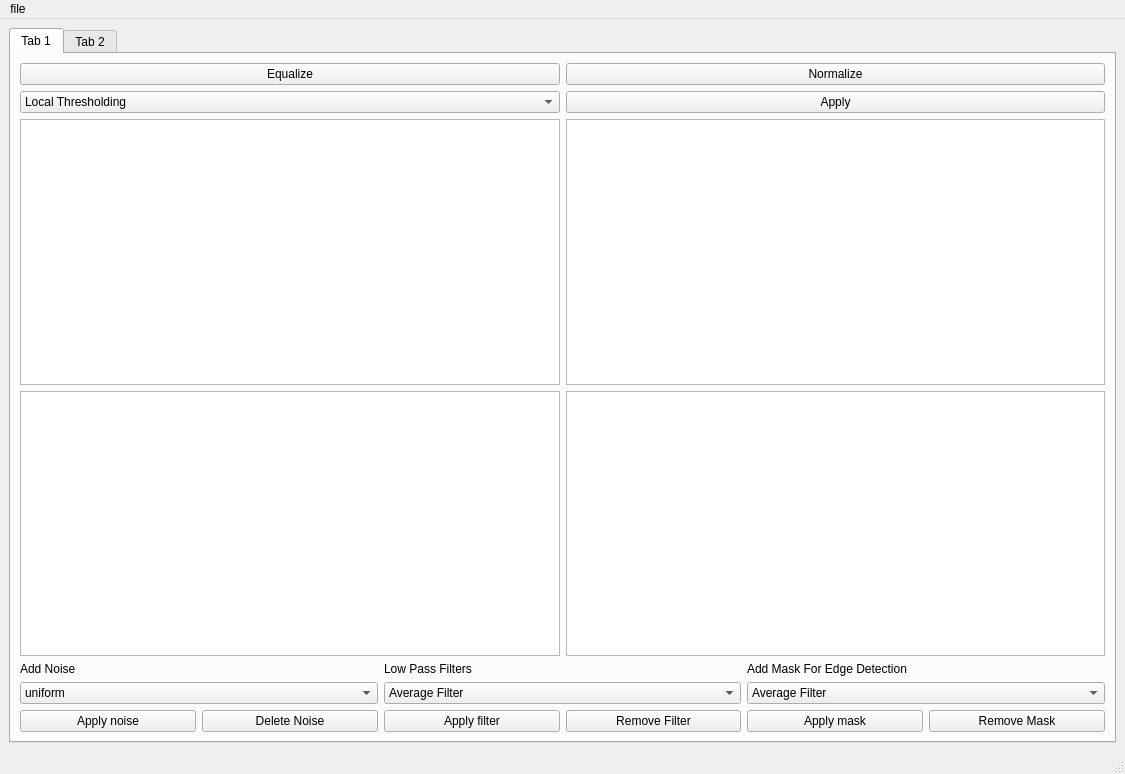
<?xml version="1.0" encoding="UTF-8"?>
<ui version="4.0">
 <class>MainWindow</class>
 <widget class="QMainWindow" name="MainWindow">
  <property name="geometry">
   <rect>
    <x>0</x>
    <y>0</y>
    <width>1125</width>
    <height>774</height>
   </rect>
  </property>
  <property name="windowTitle">
   <string>MainWindow</string>
  </property>
  <widget class="QWidget" name="centralwidget">
   <layout class="QGridLayout" name="gridLayout">
    <item row="0" column="0">
     <widget class="QTabWidget" name="tabWidget">
      <property name="currentIndex">
       <number>0</number>
      </property>
      <widget class="QWidget" name="tab">
       <attribute name="title">
        <string>Tab 1</string>
       </attribute>
       <layout class="QVBoxLayout" name="verticalLayout">
        <item>
         <layout class="QHBoxLayout" name="horizontalLayout_7">
          <property name="spacing">
           <number>6</number>
          </property>
          <property name="sizeConstraint">
           <enum>QLayout::SetFixedSize</enum>
          </property>
          <property name="leftMargin">
           <number>0</number>
          </property>
          <property name="topMargin">
           <number>0</number>
          </property>
          <property name="bottomMargin">
           <number>0</number>
          </property>
          <item>
           <widget class="QPushButton" name="pushButton_5">
            <property name="text">
             <string>Equalize</string>
            </property>
           </widget>
          </item>
          <item>
           <widget class="QPushButton" name="pushButton_6">
            <property name="text">
             <string>Normalize</string>
            </property>
           </widget>
          </item>
         </layout>
        </item>
        <item>
         <layout class="QHBoxLayout" name="horizontalLayout_8">
          <item>
           <widget class="QComboBox" name="comboBox_2">
            <item>
             <property name="text">
              <string>Local Thresholding</string>
             </property>
            </item>
            <item>
             <property name="text">
              <string>Global Thresholding</string>
             </property>
            </item>
           </widget>
          </item>
          <item>
           <widget class="QPushButton" name="pushButton_7">
            <property name="text">
             <string>Apply</string>
            </property>
           </widget>
          </item>
         </layout>
        </item>
        <item>
         <layout class="QGridLayout" name="gridLayout_2">
          <item row="0" column="0">
           <widget class="QGraphicsView" name="graphicsView_2"/>
          </item>
          <item row="0" column="1">
           <widget class="QGraphicsView" name="graphicsView_3"/>
          </item>
          <item row="1" column="0">
           <widget class="QGraphicsView" name="graphicsView_4"/>
          </item>
          <item row="1" column="1">
           <widget class="QGraphicsView" name="graphicsView"/>
          </item>
         </layout>
        </item>
        <item>
         <layout class="QHBoxLayout" name="horizontalLayout_6">
          <item>
           <layout class="QVBoxLayout" name="verticalLayout_2">
            <item>
             <widget class="QLabel" name="label_3">
              <property name="text">
               <string>Add Noise</string>
              </property>
             </widget>
            </item>
            <item>
             <widget class="QComboBox" name="comboBox">
              <item>
               <property name="text">
                <string>uniform</string>
               </property>
              </item>
              <item>
               <property name="text">
                <string>gaussian</string>
               </property>
              </item>
              <item>
               <property name="text">
                <string>salt &amp; pepper</string>
               </property>
              </item>
             </widget>
            </item>
            <item>
             <layout class="QHBoxLayout" name="horizontalLayout">
              <item>
               <widget class="QPushButton" name="pushButton">
                <property name="text">
                 <string>Apply noise</string>
                </property>
               </widget>
              </item>
              <item>
               <widget class="QPushButton" name="pushButton_2">
                <property name="text">
                 <string>Delete Noise</string>
                </property>
               </widget>
              </item>
             </layout>
            </item>
           </layout>
          </item>
          <item>
           <layout class="QVBoxLayout" name="verticalLayout_3">
            <item>
             <widget class="QLabel" name="label_4">
              <property name="text">
               <string>Low Pass Filters</string>
              </property>
             </widget>
            </item>
            <item>
             <widget class="QComboBox" name="filter_combo_box">
              <item>
               <property name="text">
                <string>Average Filter</string>
               </property>
              </item>
              <item>
               <property name="text">
                <string>Gaussian Filter</string>
               </property>
              </item>
              <item>
               <property name="text">
                <string>Median Filter</string>
               </property>
              </item>
             </widget>
            </item>
            <item>
             <layout class="QHBoxLayout" name="horizontalLayout_2">
              <item>
               <widget class="QPushButton" name="apply_filter_btn">
                <property name="text">
                 <string>Apply filter</string>
                </property>
               </widget>
              </item>
              <item>
               <widget class="QPushButton" name="pushButton_3">
                <property name="text">
                 <string>Remove Filter</string>
                </property>
               </widget>
              </item>
             </layout>
            </item>
           </layout>
          </item>
          <item>
           <layout class="QVBoxLayout" name="verticalLayout_4">
            <item>
             <widget class="QLabel" name="label_5">
              <property name="text">
               <string>Add Mask For Edge Detection</string>
              </property>
             </widget>
            </item>
            <item>
             <widget class="QComboBox" name="filter_combo_box_2">
              <item>
               <property name="text">
                <string>Average Filter</string>
               </property>
              </item>
              <item>
               <property name="text">
                <string>Gaussian Filter</string>
               </property>
              </item>
              <item>
               <property name="text">
                <string>Median Filter</string>
               </property>
              </item>
             </widget>
            </item>
            <item>
             <layout class="QHBoxLayout" name="horizontalLayout_3">
              <item>
               <widget class="QPushButton" name="apply_filter_btn_2">
                <property name="text">
                 <string>Apply mask</string>
                </property>
               </widget>
              </item>
              <item>
               <widget class="QPushButton" name="pushButton_4">
                <property name="text">
                 <string>Remove Mask</string>
                </property>
               </widget>
              </item>
             </layout>
            </item>
           </layout>
          </item>
         </layout>
        </item>
       </layout>
      </widget>
      <widget class="QWidget" name="tab_2">
       <attribute name="title">
        <string>Tab 2</string>
       </attribute>
       <widget class="QWidget" name="layoutWidget">
        <property name="geometry">
         <rect>
          <x>50</x>
          <y>20</y>
          <width>451</width>
          <height>281</height>
         </rect>
        </property>
        <layout class="QHBoxLayout" name="horizontalLayout_4">
         <item>
          <layout class="QVBoxLayout" name="verticalLayout_6">
           <item>
            <widget class="QLabel" name="label_6">
             <property name="sizePolicy">
              <sizepolicy hsizetype="Preferred" vsizetype="Fixed">
               <horstretch>0</horstretch>
               <verstretch>0</verstretch>
              </sizepolicy>
             </property>
             <property name="text">
              <string>Histogram</string>
             </property>
            </widget>
           </item>
           <item>
            <widget class="QLabel" name="histogram_lbl">
             <property name="styleSheet">
              <string notr="true">background-color: rgb(136, 136, 136);</string>
             </property>
             <property name="text">
              <string/>
             </property>
            </widget>
           </item>
          </layout>
         </item>
         <item>
          <layout class="QVBoxLayout" name="verticalLayout_7">
           <item>
            <widget class="QLabel" name="label_7">
             <property name="sizePolicy">
              <sizepolicy hsizetype="Preferred" vsizetype="Fixed">
               <horstretch>0</horstretch>
               <verstretch>0</verstretch>
              </sizepolicy>
             </property>
             <property name="text">
              <string>Distribution Curve</string>
             </property>
            </widget>
           </item>
           <item>
            <widget class="QLabel" name="distribution_curve_lbl">
             <property name="styleSheet">
              <string notr="true">background-color: rgb(136, 136, 136);</string>
             </property>
             <property name="text">
              <string/>
             </property>
            </widget>
           </item>
          </layout>
         </item>
        </layout>
       </widget>
      </widget>
     </widget>
    </item>
   </layout>
  </widget>
  <widget class="QMenuBar" name="menubar">
   <property name="geometry">
    <rect>
     <x>0</x>
     <y>0</y>
     <width>1125</width>
     <height>26</height>
    </rect>
   </property>
   <widget class="QMenu" name="menufile">
    <property name="title">
     <string>file</string>
    </property>
    <addaction name="actionInsert"/>
   </widget>
   <addaction name="menufile"/>
  </widget>
  <widget class="QStatusBar" name="statusbar"/>
  <action name="actionInsert">
   <property name="text">
    <string>Insert</string>
   </property>
  </action>
 </widget>
 <resources/>
 <connections/>
</ui>
